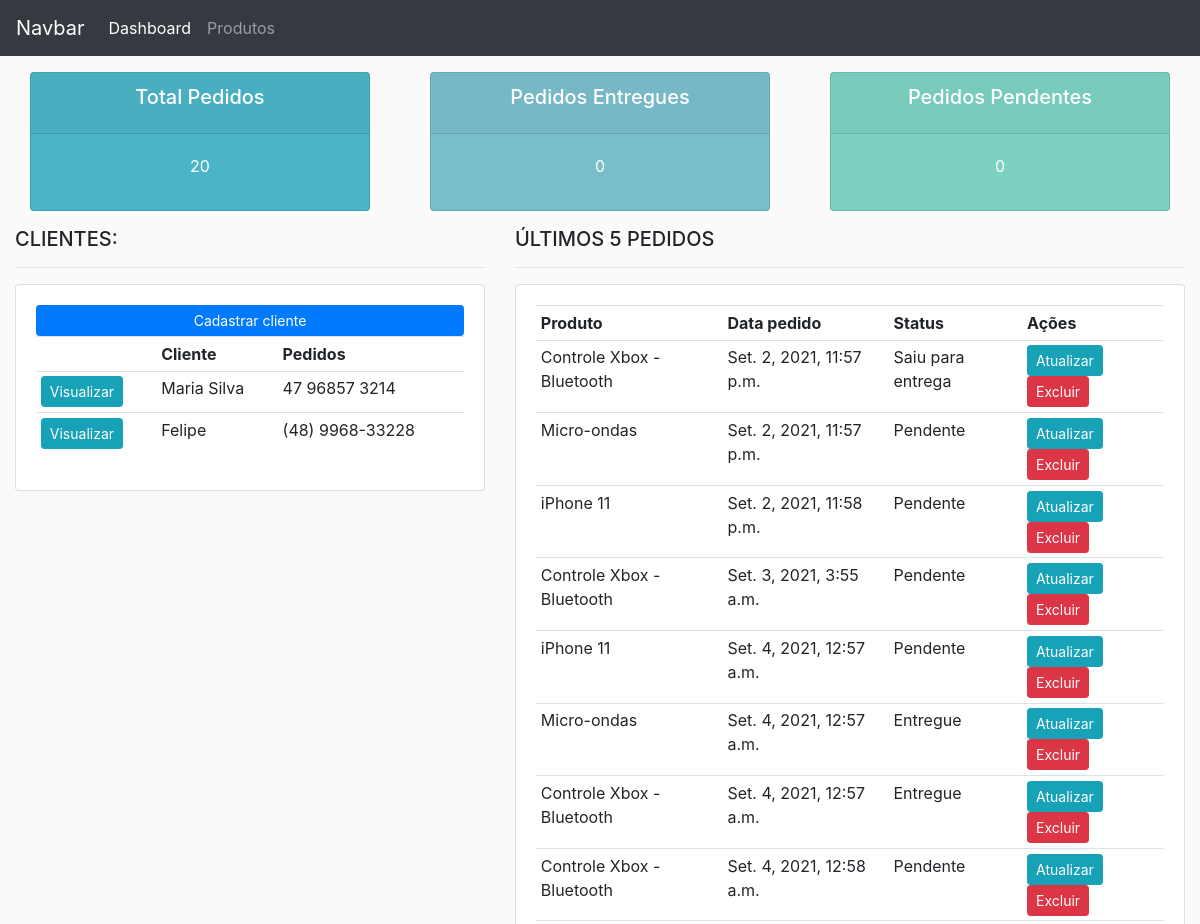
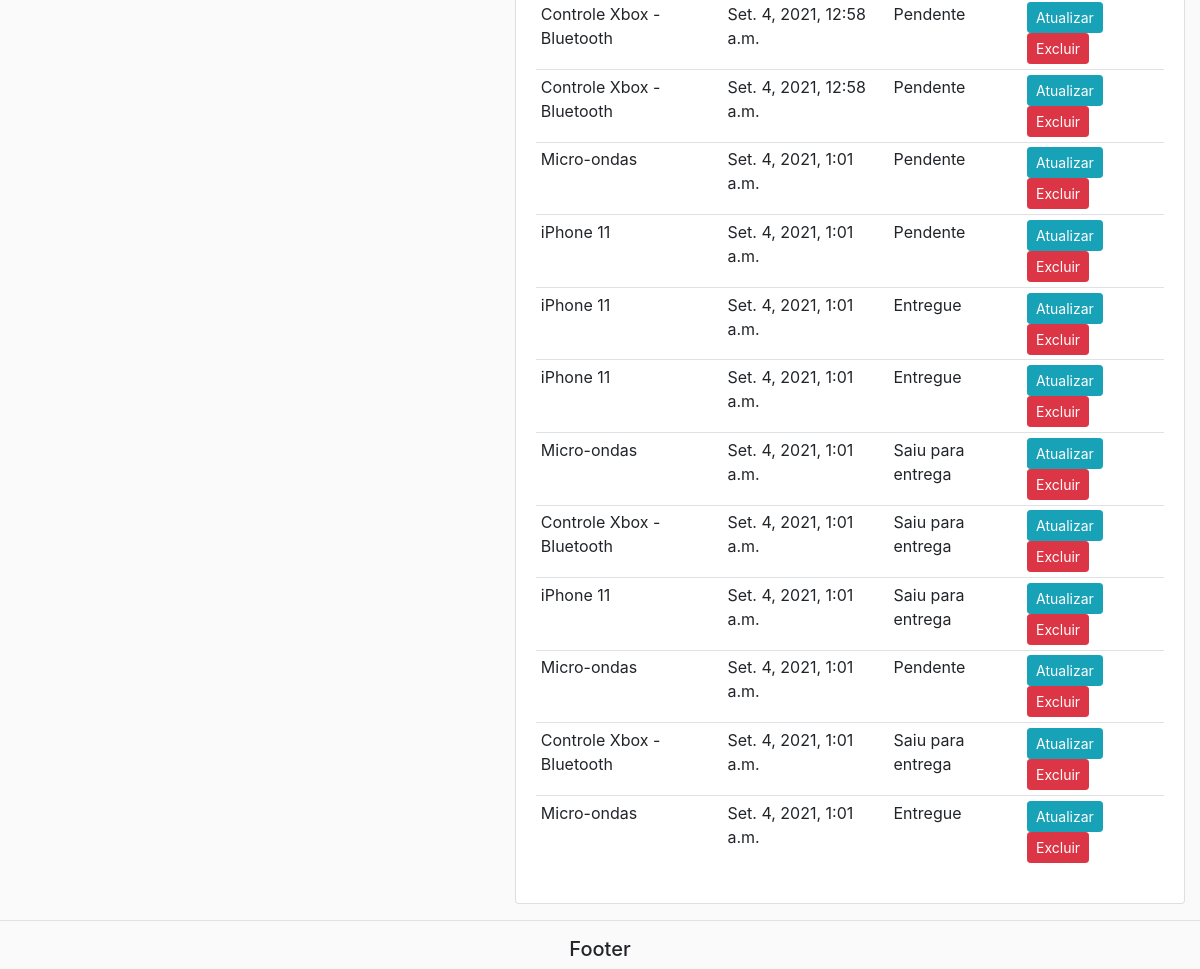
The page / on the database its author committed (2 pictures, top to bottom).
### accounts/models.py (models this page shows, shortened)
class Customer(models.Model):
    name = models.CharField(max_length=100, null=True)
    phone = models.CharField(max_length=25, null=True)
    email = models.CharField(max_length=100, null=True)
    date_created = models.DateTimeField(auto_now_add=True, null=True)

class Order(models.Model):
    STATUS = (
        ('Pendente', 'Pendente'),
        ('Saiu para entrega', 'Saiu para entrega'),
        ('Entregue', 'Entregue'),
    )
    customer = models.ForeignKey(
        Customer, null=True, on_delete=models.SET_NULL)
    product = models.ForeignKey(Product, null=True, on_delete=models.SET_NULL)
    date_created = models.DateTimeField(auto_now_add=True, null=True)
    status = models.CharField(
        max_length=100, null=True, choices=STATUS)
    note = models.TextField(null=True, blank=True)

class Product(models.Model):
    name = models.CharField(max_length=200, null=True)
    price = models.FloatField(null=True)
    category = models.ForeignKey(Category, on_delete=models.CASCADE)
    description = models.CharField(max_length=200, null=True, blank=True)
    date_created = models.DateTimeField(auto_now_add=True, null=True)
    tag = models.ManyToManyField(Tag)
    def __str__(self):
        return self.name

### accounts/views.py (the view)
# urls.py: path('', views.home, name='home'),
def home(request):
    orders = Order.objects.all()
    customers = Customer.objects.all()
    total_customers = customers.count()
    total_orders = orders.count()
    delivered = orders.filter(status='Delivered').count()
    pending = orders.filter(status='Pending').count()
    context = {'orders': orders, 'customers': customers,
               'total_customers': total_customers,
               'total_orders': total_orders,
               'pending': pending, 'delivered': delivered}
    return render(request, 'accounts/dashboard.html', context)

### accounts/templates/accounts/dashboard.html
{% extends 'accounts/main.html' %} {% block content %}
{% include 'accounts/status.html' %}
<div class="row">
  <div class="col-md-5">
    <h5>CLIENTES:</h5>
    <hr />
    <div class="card card-body">
      <a href="" class="btn btn-primary btn-sm btn-block">Cadastrar cliente</a>
      <table class="table table-sm">
        <tr>
          <th></th>
          <th>Cliente</th>
          <th>Pedidos</th>
        </tr>
        {% for customer in customers %}
        <tr>
          <td>
            <a
              class="btn btn-sm btn-info"
              href="{% url 'customer' customer.id %}"
              >Visualizar</a
            >
          </td>
          <td>{{ customer.name }}</td>
          <td>{{ customer.phone }}</td>
        </tr>
        {% endfor %}
      </table>
    </div>
  </div>
  <div class="col-md-7">
    <h5>ÚLTIMOS 5 PEDIDOS</h5>
    <hr />
    <div class="card card-body">
      <table class="table table-sm">
        <tr>
          <th>Produto</th>
          <th>Data pedido</th>
          <th>Status</th>
          <th>Ações</th>
        </tr>
        {% for order in orders %}
        <tr>
          <td>{{ order.product }}</td>
          <td>{{ order.date_created }}</td>
          <td>{{ order.status }}</td>
          <td>
            <a
              class="btn btn-sm btn-info"
              href="{% url 'update_order' order.id %}"
              >Atualizar</a
            >
            <a
              class="btn btn-sm btn-danger"
              href="{% url 'delete_order' order.id %}"
              >Excluir</a
            >
          </td>
        </tr>
        {% endfor %}
      </table>
    </div>
  </div>
</div>
{%endblock %}

### static/css/main.css (style rules this page uses)
body { background-color: #fafafa; }

### rows shown on the page
Customer: name "Maria Silva", phone "47 96857 3214"
Customer: name "Felipe", phone "(48) 9968-33228"
Order: product "Controle Xbox - Bluetooth", date_created "Set. 2, 2021, 11:57 p.m.", status "Saiu para entrega"
Order: product "Micro-ondas", date_created "Set. 2, 2021, 11:57 p.m.", status "Pendente"
Order: product "iPhone 11", date_created "Set. 2, 2021, 11:58 p.m.", status "Pendente"
Order: product "Controle Xbox - Bluetooth", date_created "Set. 3, 2021, 3:55 a.m.", status "Pendente"
Order: product "iPhone 11", date_created "Set. 4, 2021, 12:57 a.m.", status "Pendente"
Order: product "Micro-ondas", date_created "Set. 4, 2021, 12:57 a.m.", status "Entregue"
Order: product "Controle Xbox - Bluetooth", date_created "Set. 4, 2021, 12:57 a.m.", status "Entregue"
Order: product "Controle Xbox - Bluetooth", date_created "Set. 4, 2021, 12:58 a.m.", status "Pendente"
Order: product "Controle Xbox - Bluetooth", date_created "Set. 4, 2021, 12:58 a.m.", status "Pendente"
Order: product "Controle Xbox - Bluetooth", date_created "Set. 4, 2021, 12:58 a.m.", status "Pendente"
Order: product "Micro-ondas", date_created "Set. 4, 2021, 1:01 a.m.", status "Pendente"
Order: product "iPhone 11", date_created "Set. 4, 2021, 1:01 a.m.", status "Pendente"
Order: product "iPhone 11", date_created "Set. 4, 2021, 1:01 a.m.", status "Entregue"
Order: product "iPhone 11", date_created "Set. 4, 2021, 1:01 a.m.", status "Entregue"
Order: product "Micro-ondas", date_created "Set. 4, 2021, 1:01 a.m.", status "Saiu para entrega"
Order: product "Controle Xbox - Bluetooth", date_created "Set. 4, 2021, 1:01 a.m.", status "Saiu para entrega"
Order: product "iPhone 11", date_created "Set. 4, 2021, 1:01 a.m.", status "Saiu para entrega"
Order: product "Micro-ondas", date_created "Set. 4, 2021, 1:01 a.m.", status "Pendente"
Order: product "Controle Xbox - Bluetooth", date_created "Set. 4, 2021, 1:01 a.m.", status "Saiu para entrega"
Order: product "Micro-ondas", date_created "Set. 4, 2021, 1:01 a.m.", status "Entregue"

### other values the page prints
{{ total_orders }} "20"
{{ delivered }} "0"
{{ pending }} "0"
